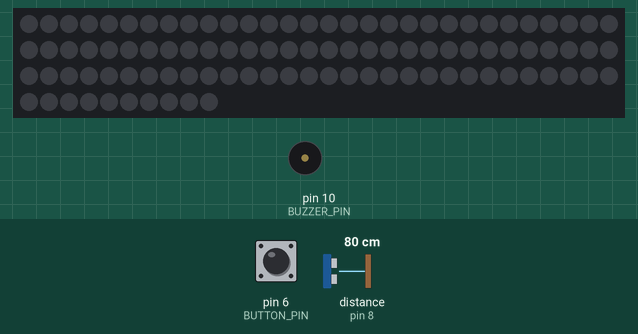
Recording of a sketch running on a simulated Arduino Uno, built with avr-gcc and run on an emulated ATmega328P. Shown: 100 RGB LEDs in strip order, left to right, continuing on the next row, buzzer (waves = sounding). Wiring (inferred from the names in the program): ultrasonic range finder: trigger pin 7; echo pin 8. The test bench sets the inputs (shaded band); at power-on: distance to the obstacle (sensor on pin 8) 80 cm, pin 6 (BUTTON_PIN) HIGH. The echo pulse lasts 58.3 µs per cm; dim RGB values are drawn brighter than linear; what the sketch prints to the serial monitor is not drawn.

Above: at 1.2 s.
1.3 s: distance to the obstacle (sensor on pin 8) set to 2 cm
At 2.4 s:
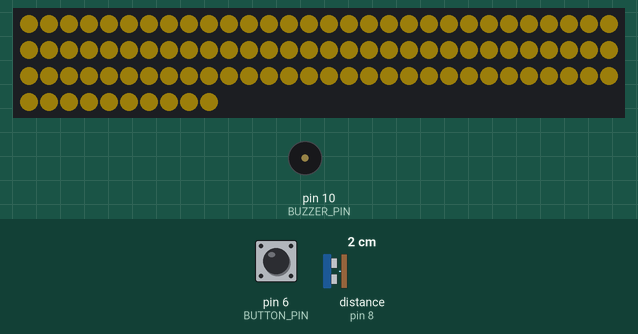
2.8 s: pin 6 (BUTTON_PIN) pulled LOW for 0.15 s
At 3.5 s:
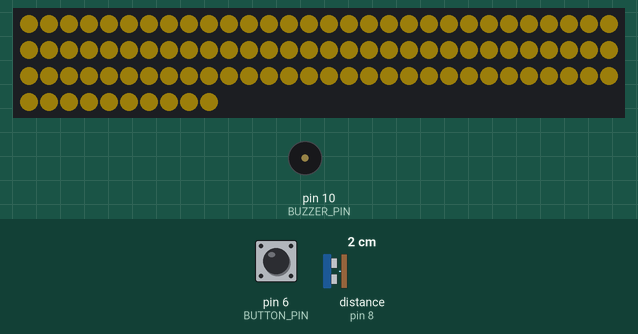
Timing chart, 0 to 5.8 s (numbered marks = the images above; inputs shaded):
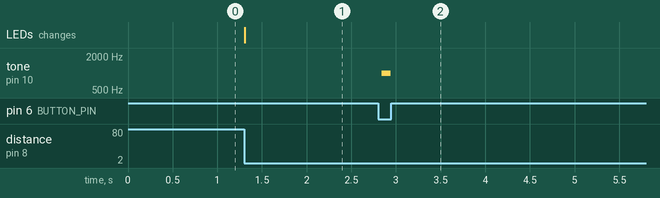

The sketch:

arduino-led.ino
```cpp
#include <Adafruit_NeoPixel.h>

#define LED_COUNT 100
#define PIN 9
#define TRIG_PIN 7
#define ECHO_PIN 8
#define BUTTON_PIN 6 // Pin for the button
#define BUZZER_PIN 10 // Pin for the buzzer
#define MAX_DISTANCE 50  // Maximum distance in centimeters
#define BUTTON_THRESHOLD 800 // Threshold value for the button press

Adafruit_NeoPixel leds = Adafruit_NeoPixel(LED_COUNT, PIN, NEO_GRB + NEO_KHZ800);

int R = 255;
int G = 100;
int B = 150;
int brightness = 32;

bool isPlayingSound = false; // Flag to track if sound is currently playing

// Function declarations
void clearLEDs();
void colorWipe(uint32_t color, int wait);
void buzz(int frequency, long duration);

void setup() {
  leds.begin();
  clearLEDs();
  pinMode(TRIG_PIN, OUTPUT);
  pinMode(ECHO_PIN, INPUT);
  pinMode(BUTTON_PIN, INPUT_PULLUP); // Set the button pin as input with internal pull-up resistor
  pinMode(BUZZER_PIN, OUTPUT); // Set the buzzer pin as output

  Serial.begin(9600); // Initialize serial communication for debugging
}

void colorWipe(uint32_t color, int wait) {
  for (int i = 0; i < LED_COUNT; i++) {
    leds.setPixelColor(i, color);
  }
  leds.show();
  delay(wait);
}

void loop() {
  // Measure distance
  long duration, distance;
  digitalWrite(TRIG_PIN, LOW);
  delayMicroseconds(2);
  digitalWrite(TRIG_PIN, HIGH);
  delayMicroseconds(10);
  digitalWrite(TRIG_PIN, LOW);
  duration = pulseIn(ECHO_PIN, HIGH);
  distance = (duration / 2) / 29.1;  // Convert the time to distance in centimeters

  // Read button state
  int buttonState = digitalRead(BUTTON_PIN);
  Serial.println(buttonState); // Print button state for debugging

  // If button is pressed and sound is not already playing
  if (buttonState == LOW && !isPlayingSound) {
    // Produce sound
    buzz(1000, 100); // Example buzz with 1000 Hz for 100 ms
    isPlayingSound = true; // Set flag to indicate sound is playing
  }

  // If button is released and sound is playing
  if (buttonState == HIGH && isPlayingSound) {
    isPlayingSound = false; // Reset flag to indicate sound has stopped
  }

  // Check if someone is within 50cm
  if (distance <= MAX_DISTANCE) {
    leds.setBrightness(brightness);
    colorWipe(leds.Color(213, 174, 23), 50);
  } else {
    // If no one is within 50cm, turn off the LEDs
    clearLEDs();
  }

  delay(10);  // Adjust the delay as needed for your application
}

void clearLEDs() {
  for (int i = 0; i < LED_COUNT; i++) {
    leds.setPixelColor(i, 0);
  }
  leds.show();
  delay(10);
}

void buzz(int frequency, long duration) {
  tone(BUZZER_PIN, frequency); // Generate sound at specified frequency
  delay(duration); // Sound duration
  noTone(BUZZER_PIN); // Stop the sound
}
```

Measured:
- after the input at 1.3 s, the LEDs: change at once (image 1)
- after the input at 2.8 s, tone on pin 10 (BUZZER_PIN): silent → 1000 Hz at once, → silent 0.10 s later
